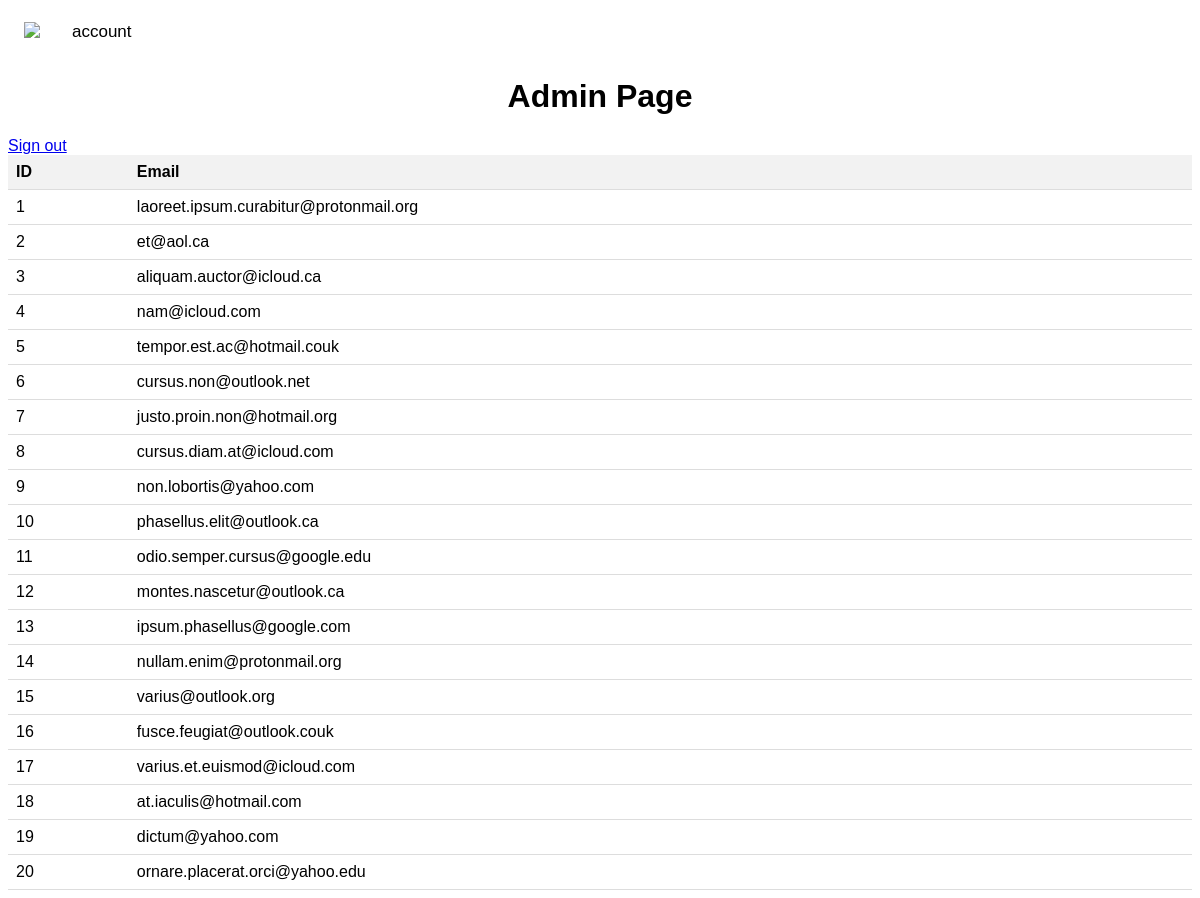
The app's page /admin.php (signed in) with its own data.
### tables this page shows
CREATE TABLE `mytable` (
  `id` mediumint(8) UNSIGNED NOT NULL,
  `name` varchar(255) DEFAULT NULL,
  `phone` varchar(100) DEFAULT NULL,
  `email` varchar(255) DEFAULT NULL,
  `address` varchar(255) DEFAULT NULL,
  `postalZip` varchar(10) DEFAULT NULL,
  `country` varchar(100) DEFAULT NULL
);

### admin.php (the view, shortened to what this page needs)
<!DOCTYPE html>
<html lang="en">
<head>
</head>
<body>
  <header>
    <div class="topnav">
      <a href="index.php"><img src="assets/logo.png" width="25px"></a>
      <a href="account.php">account</a>
    </div>
  </header>
  <h1>Admin Page</h1>
  <a href="?signout=true">Sign out</a>
  <?php
  $servername = "localhost";
  $username = "root";
  $dbname = "striped";
  $conn = new mysqli($servername, $username, '', $dbname);
  $sql = "SELECT * FROM mytable";
  $result = $conn->query($sql);
  if ($result->num_rows > 0) {
    echo "<table>";
    echo "<tr><th>ID</th><th>Email</th></tr>";
    while ($row = $result->fetch_assoc()) {
      echo "<tr><td>" . $row["id"] . "</td><td>" . $row["email"] . "</td></tr>";
    }
    echo "</table>";
  } else {
    echo "No accounts found.";
  }
  ?>
</body>
</html>

### admin.php (style rules this page uses)
body { font-family: sans-serif; }
table { width: 100%; border-collapse: collapse; }
th, td { padding: 8px; text-align: left; border-bottom: 1px solid #ddd; }
th { background-color: #f2f2f2; font-weight: bold; }
h1 { text-align: center; }
.topnav { background-color: #ffffff; overflow: hidden; }
.topnav a { float: left; color: #000000; text-align: center; padding: 14px 16px; text-decoration: none; font-size: 17px; }

### records on screen
mytable: id "1", email "laoreet.ipsum.curabitur@protonmail.org"
mytable: id "2", email "et@aol.ca"
mytable: id "3", email "aliquam.auctor@icloud.ca"
mytable: id "4", email "nam@icloud.com"
mytable: id "5", email "tempor.est.ac@hotmail.couk"
mytable: id "6", email "cursus.non@outlook.net"
mytable: id "7", email "justo.proin.non@hotmail.org"
mytable: id "8", email "cursus.diam.at@icloud.com"
mytable: id "9", email "non.lobortis@yahoo.com"
mytable: id "10", email "phasellus.elit@outlook.ca"
mytable: id "11", email "odio.semper.cursus@google.edu"
mytable: id "12", email "montes.nascetur@outlook.ca"
mytable: id "13", email "ipsum.phasellus@google.com"
mytable: id "14", email "nullam.enim@protonmail.org"
mytable: id "15", email "varius@outlook.org"
mytable: id "16", email "fusce.feugiat@outlook.couk"
mytable: id "17", email "varius.et.euismod@icloud.com"
mytable: id "18", email "at.iaculis@hotmail.com"
mytable: id "19", email "dictum@yahoo.com"
mytable: id "20", email "ornare.placerat.orci@yahoo.edu"
